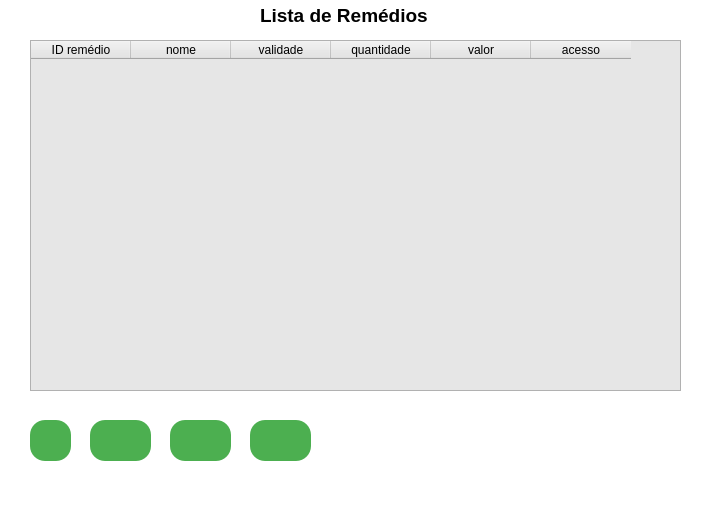
<?xml version="1.0" encoding="UTF-8"?>
<ui version="4.0">
 <class>MainWindow</class>
 <widget class="QMainWindow" name="MainWindow">
  <property name="geometry">
   <rect>
    <x>0</x>
    <y>0</y>
    <width>710</width>
    <height>507</height>
   </rect>
  </property>
  <property name="font">
   <font>
    <pointsize>11</pointsize>
    <weight>75</weight>
    <bold>true</bold>
   </font>
  </property>
  <property name="windowTitle">
   <string>MainWindow</string>
  </property>
  <property name="styleSheet">
   <string notr="true">background-color: rgb(255, 255, 255);</string>
  </property>
  <widget class="QWidget" name="centralwidget">
   <widget class="QLabel" name="label">
    <property name="geometry">
     <rect>
      <x>260</x>
      <y>0</y>
      <width>191</width>
      <height>31</height>
     </rect>
    </property>
    <property name="font">
     <font>
      <pointsize>14</pointsize>
      <weight>75</weight>
      <bold>true</bold>
     </font>
    </property>
    <property name="text">
     <string>Lista de Remédios</string>
    </property>
   </widget>
   <widget class="QTableWidget" name="tableWidget">
    <property name="geometry">
     <rect>
      <x>30</x>
      <y>40</y>
      <width>651</width>
      <height>351</height>
     </rect>
    </property>
    <property name="font">
     <font>
      <pointsize>10</pointsize>
      <weight>50</weight>
      <bold>false</bold>
     </font>
    </property>
    <property name="styleSheet">
     <string notr="true">
background-color: rgb(230, 230, 230);
</string>
    </property>
    <property name="gridStyle">
     <enum>Qt::DashLine</enum>
    </property>
    <column>
     <property name="text">
      <string>ID remédio</string>
     </property>
    </column>
    <column>
     <property name="text">
      <string>nome</string>
     </property>
    </column>
    <column>
     <property name="text">
      <string>validade</string>
     </property>
    </column>
    <column>
     <property name="text">
      <string>quantidade</string>
     </property>
    </column>
    <column>
     <property name="text">
      <string>valor</string>
     </property>
    </column>
    <column>
     <property name="text">
      <string>acesso</string>
     </property>
    </column>
   </widget>
   <widget class="QPushButton" name="bt_recarregar">
    <property name="geometry">
     <rect>
      <x>90</x>
      <y>420</y>
      <width>61</width>
      <height>41</height>
     </rect>
    </property>
    <property name="toolTip">
     <string>refresh    f5</string>
    </property>
    <property name="styleSheet">
     <string notr="true">QPushButton{
padding: 5px 3px;
background-color: #4CAF50;
border-radius: 15px;
}


QPushButton:hover{
background-color: green;
}



QPushButton:pressed{
  background-color: #3e8e41;
}

</string>
    </property>
    <property name="text">
     <string/>
    </property>
    <property name="icon">
     <iconset>
      <normaloff>icons/refresh.png</normaloff>icons/refresh.png</iconset>
    </property>
    <property name="iconSize">
     <size>
      <width>30</width>
      <height>30</height>
     </size>
    </property>
   </widget>
   <widget class="QPushButton" name="bt_voltar">
    <property name="geometry">
     <rect>
      <x>30</x>
      <y>420</y>
      <width>41</width>
      <height>41</height>
     </rect>
    </property>
    <property name="toolTip">
     <string>voltar</string>
    </property>
    <property name="styleSheet">
     <string notr="true">QPushButton{
padding: 5px 3px;
background-color: #4CAF50;
border-radius: 15px;
}


QPushButton:hover{
background-color: green;
}



QPushButton:pressed{
  background-color: #3e8e41;
}

</string>
    </property>
    <property name="text">
     <string/>
    </property>
    <property name="icon">
     <iconset>
      <normaloff>icons/sair.png</normaloff>icons/sair.png</iconset>
    </property>
    <property name="iconSize">
     <size>
      <width>30</width>
      <height>30</height>
     </size>
    </property>
   </widget>
   <widget class="QPushButton" name="bt_excluir">
    <property name="geometry">
     <rect>
      <x>250</x>
      <y>420</y>
      <width>61</width>
      <height>41</height>
     </rect>
    </property>
    <property name="toolTip">
     <string>Apagar linha selecionada</string>
    </property>
    <property name="styleSheet">
     <string notr="true">QPushButton{
padding: 5px 3px;
background-color: #4CAF50;
border-radius: 15px;
}


QPushButton:hover{
background-color: green;
}



QPushButton:pressed{
  background-color: #3e8e41;
}

</string>
    </property>
    <property name="text">
     <string/>
    </property>
    <property name="icon">
     <iconset>
      <normaloff>icons/lixeira-de-reciclagem.png</normaloff>icons/lixeira-de-reciclagem.png</iconset>
    </property>
    <property name="iconSize">
     <size>
      <width>30</width>
      <height>30</height>
     </size>
    </property>
   </widget>
   <widget class="QPushButton" name="bt_editar">
    <property name="geometry">
     <rect>
      <x>170</x>
      <y>420</y>
      <width>61</width>
      <height>41</height>
     </rect>
    </property>
    <property name="toolTip">
     <string>Editar linha selecionada</string>
    </property>
    <property name="styleSheet">
     <string notr="true">QPushButton{
padding: 5px 3px;
background-color: #4CAF50;
border-radius: 15px;
}


QPushButton:hover{
background-color: green;
}



QPushButton:pressed{
  background-color: #3e8e41;
}

</string>
    </property>
    <property name="text">
     <string/>
    </property>
    <property name="icon">
     <iconset>
      <normaloff>icons/editar-informacao.png</normaloff>icons/editar-informacao.png</iconset>
    </property>
    <property name="iconSize">
     <size>
      <width>30</width>
      <height>30</height>
     </size>
    </property>
   </widget>
  </widget>
  <widget class="QStatusBar" name="statusbar"/>
  <widget class="QMenuBar" name="menubar">
   <property name="geometry">
    <rect>
     <x>0</x>
     <y>0</y>
     <width>710</width>
     <height>18</height>
    </rect>
   </property>
  </widget>
 </widget>
 <resources/>
 <connections/>
</ui>
